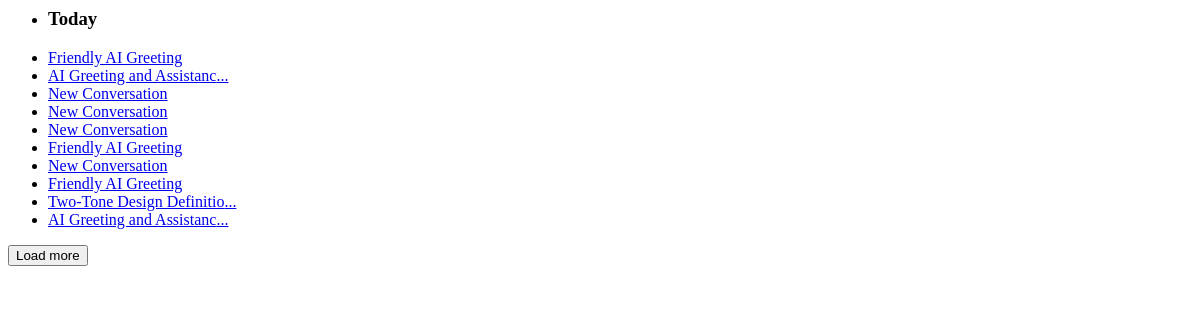
The page /conversation-list on the database its author committed.
### apps/chat/models.py (models this page shows, shortened)
class Conversation(models.Model):
    user = models.ForeignKey(settings.AUTH_USER_MODEL, on_delete=models.CASCADE, null=True, blank=True)
    title = models.CharField(max_length=256)
    slug = models.SlugField(max_length=36, unique=True, editable=False)
    created_at = models.DateTimeField(auto_now_add=True)
    updated_at = models.DateTimeField(auto_now=True)
    is_deleted = models.BooleanField(default=False)
    session_key = models.CharField(max_length=40, null=True, blank=True)
    is_archived = models.BooleanField(default=False)
    is_starred = models.BooleanField(default=False)
    class Meta:
        ordering = ['-created_at']
        indexes = [
            models.Index(fields=['user']),
            models.Index(fields=['session_key']),
            models.Index(fields=['created_at']),
        ]
    def get_absolute_url(self):
        return reverse('chat:conversation_detail', kwargs={'slug': self.slug})

### apps/chat/views.py (the view)
# urls.py: path('conversation-list', views.conversation_list, name='conversation_list'),
def conversation_list(request):
    search_query = request.GET.get('search', '')
    if request.user.is_authenticated:
        conversations = Conversation.objects.filter(
            user=request.user,
            is_deleted=False
        )
    else:
        session_key = request.session.session_key
        if not session_key:
            request.session.create()
            session_key = request.session.session_key
        conversations = Conversation.objects.filter(
            session_key=session_key,
            is_deleted=False
        )
    if search_query:
        conversations = conversations.filter(title__icontains=search_query)
    conversations = conversations.order_by('-updated_at')
    paginator = Paginator(conversations, 10)  # Show 10 conversations per page
    page_number = request.GET.get('page')
    page_obj = paginator.get_page(page_number)
    today = timezone.now().date()
    yesterday = today - timezone.timedelta(days=1)
    last_week = today - timezone.timedelta(days=7)
    grouped_conversations = defaultdict(list)
    for conversation in page_obj:
        if conversation.updated_at.date() == today:
            grouped_conversations['Today'].append(conversation)
        elif conversation.updated_at.date() == yesterday:
            grouped_conversations['Yesterday'].append(conversation)
        elif conversation.updated_at.date() > last_week:
            grouped_conversations['Last 7 days'].append(conversation)
        else:
            grouped_conversations['Older'].append(conversation)
    return render(request, 'chat/partials/conversation_list.html', {
        'grouped_conversations': dict(grouped_conversations),
        'page_obj': page_obj,
        'search_query': search_query
    })

### apps/chat/context_processors.py (called while the page is built)
def conversations(request):
    if request.user.is_authenticated:
        conversations = Conversation.objects.filter(user=request.user, is_deleted=False).order_by('-updated_at')
    else:
        session_key = request.session.session_key or request.session.create()
        conversations = Conversation.objects.filter(session_key=session_key, is_deleted=False).order_by('-updated_at')
    return {'conversations': conversations}

### templates/chat/partials/conversation_list.html (shortened to what this page needs)
<ul class="space-y-2" id="conversation-list">
    {% for group, conversations in grouped_conversations.items %}
    {% if conversations %}
    <li class="relative z-[15]">
        <div class="group relative">
            <div class="flex items-center gap-x-3 py-2 px-3 text-sm text-gray-700 rounded-lg">
                <h3 class="font-semibold text-gray-500 dark:text-gray-400">{{ group }}</h3>
            </div>
        </div>
    </li>
    {% for conversation in conversations %}
    <li class="relative z-[15]" id="conversation-{{ conversation.slug }}">
        <div class="group relative conversation-item flex items-center justify-between hover:bg-gray-100 dark:hover:bg-neutral-900 rounded-lg">
            <a class="flex-grow py-2 px-3 text-sm text-gray-700 dark:text-gray-400 dark:hover:text-neutral-300 overflow-hidden"
               href="{{ conversation.get_absolute_url }}">
                <span id="conversation-title-{{ conversation.slug }}"
                      class="conversation-title inline-block w-full overflow-hidden text-ellipsis whitespace-nowrap"
                      hx-get="{% url 'chat:get_conversation_title' conversation.slug %}"
                      hx-trigger=""
                      hx-target="#conversation-title-{{ conversation.slug }}"
                      hx-swap="innerHTML">
                      {% if conversation.title|length > 25 %}
                      {{ conversation.title|slice:":25" }}...
                  {% else %}
                      {{ conversation.title }}
                  {% endif %}
                </span>
            </a>
        </div>
    </li>
    {% endfor %}
    {% endif %}
    {% endfor %}
</ul>
{% if page_obj.has_next %}
<div id="load-more-container" class="w-full text-center mt-4 mb-4">
    <button type="button"
            hx-get="{% url 'chat:conversation_list' %}?page={{ page_obj.next_page_number }}{% if search_query %}&search={{ search_query }}{% endif %}"
            hx-target="#load-more-container"
            hx-swap="outerHTML"
            class="rounded-lg border border-gray-200 bg-white px-5 py-2.5 text-sm font-medium text-gray-900 hover:bg-gray-700 hover:text-white focus:z-10 focus:outline-none focus:ring-4 focus:ring-gray-100 dark:border-gray-600 dark:bg-gray-800 dark:text-gray-400 dark:hover:bg-gray-700 dark:hover:text-white dark:focus:ring-gray-700">
        Load more
    </button>
</div>
{% endif %}

### templates/chat/partials/conversation_list.html (style rules this page uses)
.conversation-title { transition: max-width 0.3s ease-in-out; }

### rows shown on the page
Conversation: group "Today", title "Friendly AI Greeting"
Conversation: title "AI Greeting and Assistanc"
Conversation: title "New Conversation"
Conversation: title "New Conversation"
Conversation: title "New Conversation"
Conversation: title "Friendly AI Greeting"
Conversation: title "New Conversation"
Conversation: title "Friendly AI Greeting"
Conversation: title "Two-Tone Design Definitio"
Conversation: title "AI Greeting and Assistanc"
